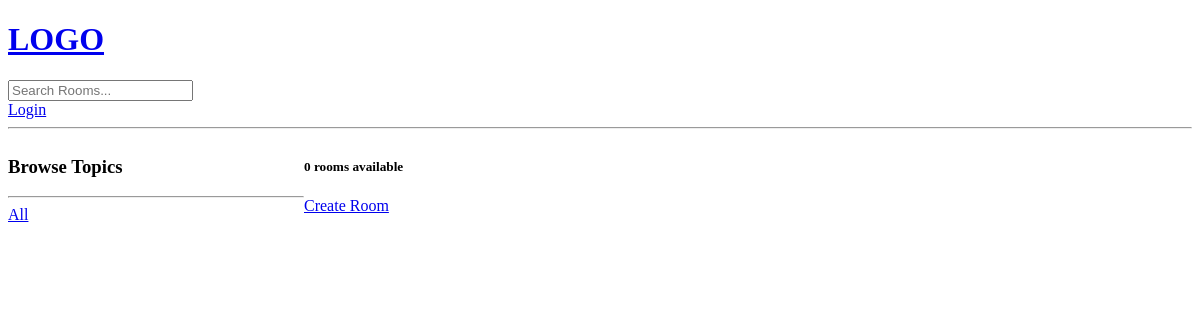
/?q=Javascript, run on an earlier commit of the app's database.
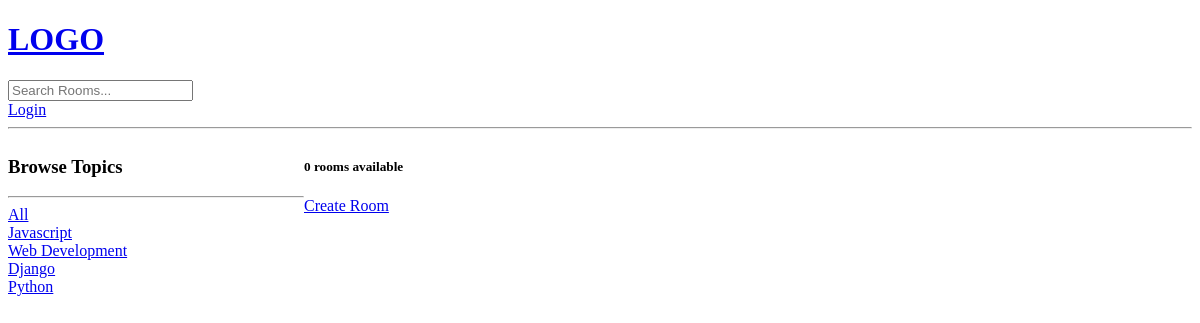
And on a later commit of the database.
### base/models.py (models this page shows, shortened)
class Topic(models.Model):
    name = models.CharField(max_length=200)

### base/views.py (the view)
# urls.py: path('',views.home, name="home"),
def home(request):
    q = request.GET.get('q') if request.GET.get('q') != None else ''
    rooms = Room.objects.filter(
        Q(topic__name__icontains=q) |
        Q(name__icontains = q) |
        Q(description__icontains = q)) #icontains is finding similar topic name
    topic = Topic.objects.all()
    room_count = rooms.count() #same execution with len function
    context = {'rooms': rooms, 'topics': topic, 'room_count': room_count}
    return render(request, 'base/home.html', context)

### base/templates/base/home.html (shortened to what this page needs)
{% extends 'main.html' %}
{% block content %}
<div class="home-container">
    <div>
        <h3>Browse Topics</h3>
        <hr>
        <div>
            <a href="{% url 'home' %}">All</a>
        </div>
        {% for topic in topics %}
        <div>
            <a href="{% url 'home' %}?q={{topic.name}}">{{topic.name}}</a>
        </div>
        {% endfor %}
    </div>
    <div>
        <h5>{{room_count}} rooms available</h5>
        <a href="{% url 'create-room' %}">Create Room</a>
    </div>
</div>
{% endblock %}

What changed in the data, as far as the page shows it:
added Topic: name "Javascript"
added Topic: name "Web Development"
added Topic: name "Django"
added Topic: name "Python"
